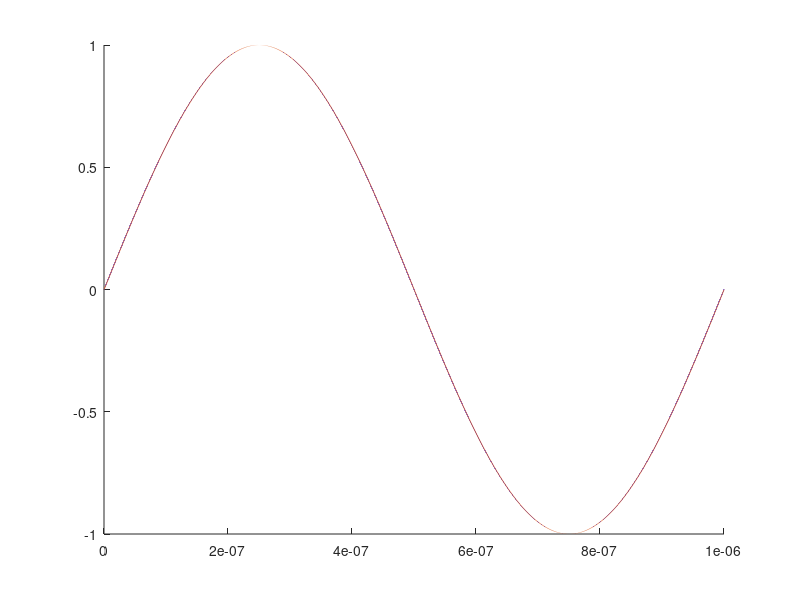

This figure's MATLAB source:
close all

quantizebits = 14;
base_freq = 50e6;

target = 1e6;
funcyboi = @(t) sin(t.*2.*pi.*target);

best_divisor = 0;
best_multipler = 0;
best_error = -1;

muliplierlist=[33 34 35 36 37 38 39 40 41 42 43 44 45 46 47 48 49 50 51 52 53 54 55 56 57 58 59 60 61 62 63 64];

for mult = flip(muliplierlist)
    divis = round(base_freq*mult/target);
    if(divis>0)
        yield = base_freq*mult/divis;
        error = abs((yield-target)/target);
        if best_error < 0 || error < best_error
            best_error = error;
            best_multipler = mult;
            best_divisor = divis;
        end
        if error == 0
            break
        end
    end
end

t_fast = linspace(0,1/target,best_multipler*base_freq/target*100);
t_slow = linspace(0,1/target,best_multipler*base_freq/target);
x1=funcyboi(t_fast);
x2=round(funcyboi(t_slow).*2.^quantizebits)./2.^quantizebits;
x2_oversampled = interp1(t_slow,x2,t_fast,'previous');
error = x1-x2_oversampled;

figure(1)
hold on
plot(t_fast,x1)
plot(t_fast,x2_oversampled)
hold off

Psignal = rms(x1);
Perror =rms(error);
number_of_pnts = best_multipler*base_freq/target
SNR = 10*log10(Psignal/Perror)